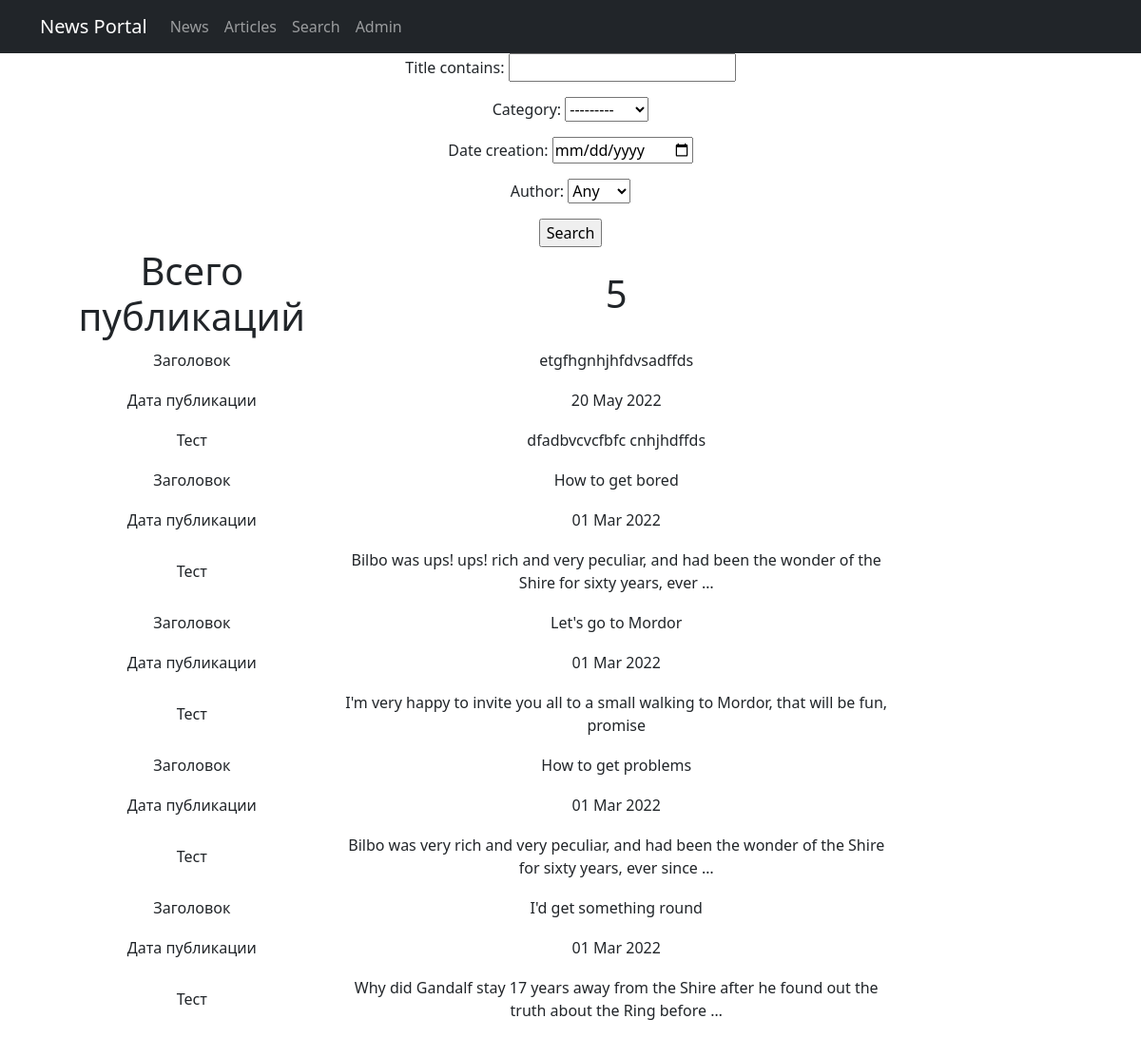
The app's page /search/ with its own data.
### newsportal/models.py (models this page shows, shortened)
class Post(models.Model):
    author = models.ForeignKey(Author, on_delete=models.CASCADE)
    NEWS = "NW"
    ARTICLE = "AR"
    CATEGORY_CHOICE = (
        (NEWS, 'Новость'),
        (ARTICLE, 'Статья'),
    )
    category = models.CharField(max_length=2, choices=CATEGORY_CHOICE, default=ARTICLE)
    dateCreation = models.DateTimeField(auto_now_add=True)
    postCategory = models.ManyToManyField(Category, through="PostCategory")
    title = models.CharField(max_length=128)
    text = models.TextField()
    rating = models.SmallIntegerField(default=0)
    class Meta:
        verbose_name = "Пост"
        verbose_name_plural = "Посты"
    def display_postCategory(self):
        return ', '.join([postCategory.name for postCategory in self.postCategory.all()[:3]])
    display_postCategory.short_description = 'postCategory'

### newsportal/views.py (the view)
# urls.py: path('search/', Search.as_view(), name='post_filter'),
class Search(ListView):
    model = Post
    template_name = 'search.html'
    context_object_name = 'posts'
    queryset = Post.objects.order_by('-id')
    def get_queryset(self):
        queryset = super().get_queryset()
        self.filterset = PostFilter(self.request.GET, queryset)
        return self.filterset.qs
    def get_context_data(self, **kwargs):
        context = super().get_context_data(**kwargs)
        context['filterset'] = self.filterset
        return context

### newsportal/models.py (called while the page is built)
    def __str__(self):
        return f'{self.authorUser}'

### newsportal/templatetags/custom_filters.py (called while the page is built)
@register.filter(name="censor")
@stringfilter
def censor(value):
    if not isinstance(value, str):
        raise ValueError('Нельзя цензурировать не строку!')
    value_split = value.split(" ")
    value_cens = ""
    for i in value_split:
        if i.lower() in badwords:
            value_cens += "ups! "
        else:
            value_cens += i + " "
    return value_cens

### newsportal/templates/newsportal/search.html (shortened to what this page needs)
{% extends 'flatpages/default.html' %}
{% load custom_filters %}
{% block content %}
<form action="" method="get">
    {{ filterset.form.as_p }}
    <input type="submit" value="Search" />
</form>
{% if posts %}
        <table width="80%">
            <tr>
                <td>
                <h1>Всего публикаций</h1>
                </td>
                <td>
                <h1>{{ posts|length }}</h1>
                </td>
            </tr>
            {% for post in posts %}
            <tr>
                <td>
                <p>Заголовок</p>
                </td>
                <td>
                <p>{{post.title|censor}}</p>
                </td>
            </tr>
            <tr>
                <td>
                <p>Дата публикации</p>
                </td>
                <td>
                <p>{{ post.dateCreation|date:"d M Y" }}</p>
                </td>
            </tr>
            <tr>
                <td>
                <p>Тест</p>
                </td>
                <td>
                <p>{{ post.text|truncatewords:20|censor}}</p>
                </td>
            </tr>
             {% endfor %}
        </table>
    {% else %}
    <h2>Нет публикаций</h2>
    {% endif %}
{% endblock content %}

### records on screen
Post: title|censor "etgfhgnhjhfdvsadffds", dateCreation "20 May 2022", text|censor "dfadbvcvcfbfc cnhjhdffds"
Post: title|censor "How to get bored", dateCreation "01 Mar 2022", text|censor "Bilbo was ups! ups! rich and very peculiar, and had been the wonder of the Shire for sixty years, ever …"
Post: title|censor "Let's go to Mordor", dateCreation "01 Mar 2022", text|censor "I'm very happy to invite you all to a small walking to Mordor, that will be fun, promise"
Post: title|censor "How to get problems", dateCreation "01 Mar 2022", text|censor "Bilbo was very rich and very peculiar, and had been the wonder of the Shire for sixty years, ever since …"
Post: title|censor "I'd get something round", dateCreation "01 Mar 2022", text|censor "Why did Gandalf stay 17 years away from the Shire after he found out the truth about the Ring before …"

### other values on screen
{{ posts|length }} "5"
